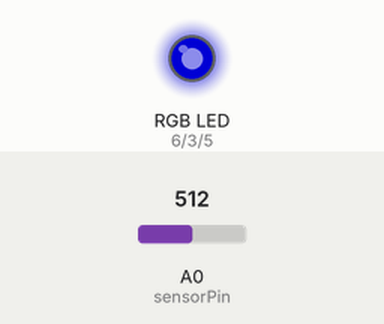
A sketch run on a simulated Arduino Nano, built with avr-gcc and run on an emulated ATmega328P. Shown: an RGB LED mixed from three pins (HIGH = lit). The test bench sets the inputs (shaded band); at power-on: A0 (sensorPin) = 512. Dim RGB values are drawn brighter than linear; what the sketch prints to the serial monitor is not drawn.

Above: at 4.8 s.
4.9 s: A0 (sensorPin) set to 716
At 6.7 s:
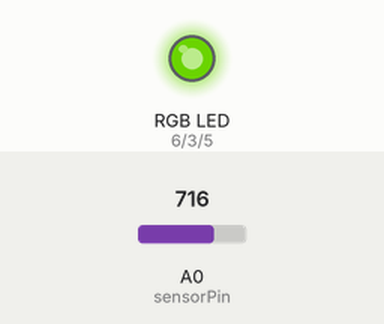
14.2 s: A0 (sensorPin) set to 900
At 16.8 s:
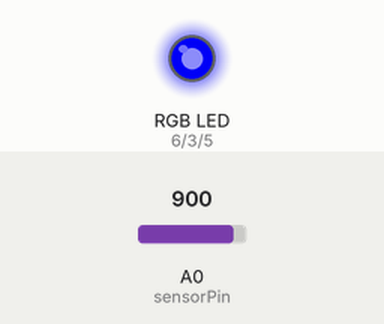
23.5 s: A0 (sensorPin) set to 122
At 25.4 s:
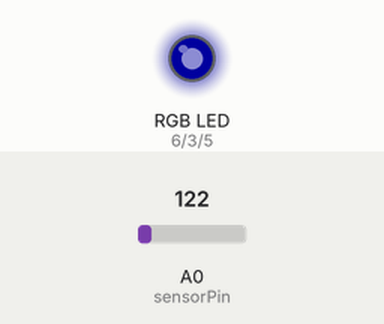
Timing chart, 0 to 38.8 s (numbered marks = the images above; inputs shaded):
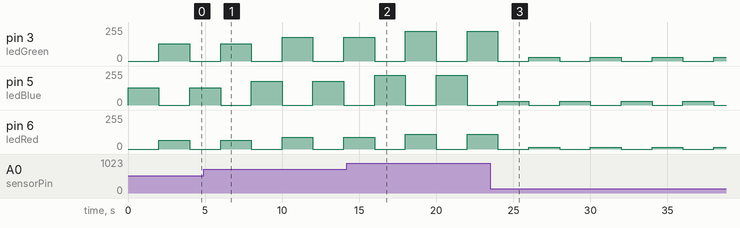

Measured:
- by itself, pin 3 (ledGreen), pin 5 (ledBlue): alternates 30/255 for 2.0 s and 0/255 for 2.0 s
- by itself, pin 6 (ledRed): alternates 15/255 for 2.0 s and 0/255 for 2.0 s

The sketch:

RGB_led_test.ino
```cpp
const int ledRed = 6;
const int ledGreen = 3;
const int ledBlue = 5;
const int sensorPin = A0;

void setup() {
  // put your setup code here, to run once:
  pinMode(ledRed, OUTPUT);
  //pinMode(ledGreen, OUTPUT);
  pinMode(ledBlue, OUTPUT);

  Serial.begin(9600);
}


void writeColor(int red, int green, int blue){
  analogWrite(ledRed, red);
  analogWrite(ledGreen, green);
  analogWrite(ledBlue, blue);
}

void loop() {
  //writeColor(0, 0, 255);
  //delay(2000);

  //writeColor(64, 128, 0);
  //delay(2000);


  int lightLvl = analogRead(sensorPin);
  Serial.print("\nlight: ");
  Serial.print(lightLvl);

  int blueLvl = lightLvl / 4;
  blueLvl = max(blueLvl, 10);
  Serial.print(" - ");
  Serial.print(blueLvl);

  writeColor(0, 0, blueLvl);
  delay(2000);

  int greenLvl = lightLvl / 4;
  greenLvl = max(greenLvl, 20);
  Serial.print(" - ");
  Serial.print(greenLvl);

  writeColor(greenLvl / 2, greenLvl, 0);

  delay(2000);

}
```
